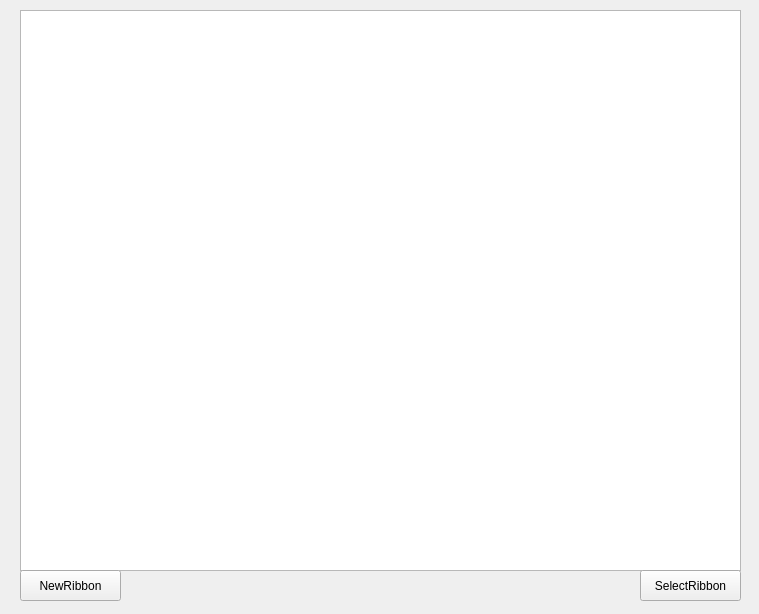
<?xml version="1.0" encoding="UTF-8"?>
<ui version="4.0">
 <class>Form</class>
 <widget class="QWidget" name="Form">
  <property name="geometry">
   <rect>
    <x>0</x>
    <y>0</y>
    <width>759</width>
    <height>614</height>
   </rect>
  </property>
  <property name="windowTitle">
   <string>Form</string>
  </property>
  <widget class="QTableView" name="theTableView">
   <property name="geometry">
    <rect>
     <x>20</x>
     <y>10</y>
     <width>721</width>
     <height>561</height>
    </rect>
   </property>
  </widget>
  <widget class="QPushButton" name="select_button">
   <property name="geometry">
    <rect>
     <x>640</x>
     <y>570</y>
     <width>101</width>
     <height>31</height>
    </rect>
   </property>
   <property name="text">
    <string>SelectRibbon</string>
   </property>
  </widget>
  <widget class="QPushButton" name="new_button">
   <property name="geometry">
    <rect>
     <x>20</x>
     <y>570</y>
     <width>101</width>
     <height>31</height>
    </rect>
   </property>
   <property name="text">
    <string>NewRibbon</string>
   </property>
  </widget>
 </widget>
 <resources/>
 <connections/>
</ui>
